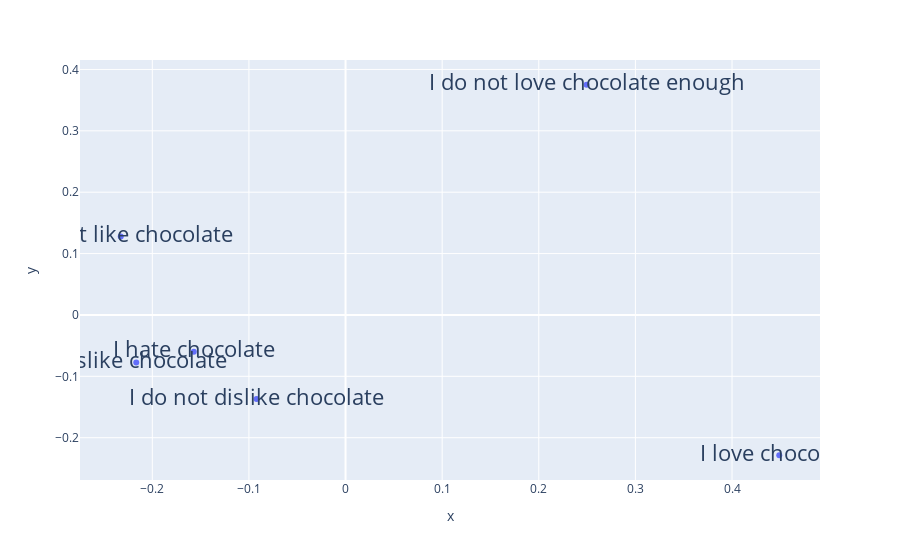

Notebook source saved alongside this figure:
### Code cell
from sklearn.decomposition import PCA
import matplotlib.pyplot as plt

pca = PCA(n_components=2, svd_solver='auto')
pca_result = pca.fit_transform(df.drop('sentences', axis=1).values)
#display(df)

fig = plt.figure(figsize=(14, 8))
x = list(pca_result[:,0])
y = list(pca_result[:,1])
# x and y given as array_like objects
import plotly.express as px
fig = px.scatter(df, x=x, y=y, text=df.sentences)
fig.update_traces(textfont_size=22)
fig.show()

### Figure 1 — Plotly figure (JSON) as saved in the notebook; plotly's stock layout.template omitted (floating-point values rounded to 4 significant figures)
{"data": [{"hovertemplate": "x=%{x}<br>y=%{y}<br>sentences=%{text}<extra></extra>", "legendgroup": "", "marker": {"color": "#636efa", "symbol": "circle"}, "mode": "markers+text", "name": "", "orientation": "v", "showlegend": false, "text": ["I do not like chocolate", "I dislike chocolate", "I hate chocolate", "I love chocolate", "I do not love chocolate enough", "I do not dislike chocolate"], "textfont": {"size": 22}, "type": "scatter", "x": [-0.2326, -0.2166, -0.157, 0.4489, 0.2495, -0.09208], "xaxis": "x", "y": [0.1279, -0.07729, -0.06003, -0.2286, 0.3751, -0.137], "yaxis": "y"}], "layout": {"legend": {"tracegroupgap": 0}, "margin": {"t": 60}, "xaxis": {"anchor": "y", "domain": [0, 1], "title": {"text": "x"}}, "yaxis": {"anchor": "x", "domain": [0, 1], "title": {"text": "y"}}}}
